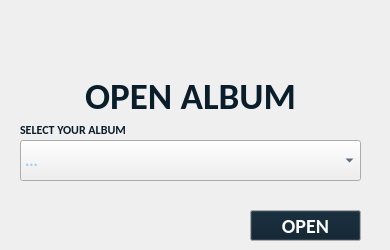
      <widget class="QWidget" name="openAlbum">
       <attribute name="icon">
        <iconset resource="Resources/resources.qrc">
         <normaloff>:/icon/openAlbumOff.png</normaloff>
         <normalon>:/icon/openAlbumOn.png</normalon>:/icon/openAlbumOff.png</iconset>
       </attribute>
       <attribute name="title">
        <string/>
       </attribute>
       <widget class="QLabel" name="openAlbumLabel">
        <property name="geometry">
         <rect>
          <x>0</x>
          <y>70</y>
          <width>381</width>
          <height>51</height>
         </rect>
        </property>
        <property name="palette">
         <palette>
          <active>
           <colorrole role="WindowText">
            <brush brushstyle="SolidPattern">
             <color alpha="255">
              <red>10</red>
              <green>29</green>
              <blue>43</blue>
             </color>
            </brush>
           </colorrole>
           <colorrole role="Text">
            <brush brushstyle="SolidPattern">
             <color alpha="255">
              <red>10</red>
              <green>29</green>
              <blue>43</blue>
             </color>
            </brush>
           </colorrole>
           <colorrole role="PlaceholderText">
            <brush brushstyle="SolidPattern">
             <color alpha="128">
              <red>10</red>
              <green>29</green>
              <blue>43</blue>
             </color>
            </brush>
           </colorrole>
          </active>
          <inactive>
           <colorrole role="WindowText">
            <brush brushstyle="SolidPattern">
             <color alpha="255">
              <red>10</red>
              <green>29</green>
              <blue>43</blue>
             </color>
            </brush>
           </colorrole>
           <colorrole role="Text">
            <brush brushstyle="SolidPattern">
             <color alpha="255">
              <red>10</red>
              <green>29</green>
              <blue>43</blue>
             </color>
            </brush>
           </colorrole>
           <colorrole role="PlaceholderText">
            <brush brushstyle="SolidPattern">
             <color alpha="128">
              <red>10</red>
              <green>29</green>
              <blue>43</blue>
             </color>
            </brush>
           </colorrole>
          </inactive>
          <disabled>
           <colorrole role="WindowText">
            <brush brushstyle="SolidPattern">
             <color alpha="255">
              <red>98</red>
              <green>108</green>
              <blue>118</blue>
             </color>
            </brush>
           </colorrole>
           <colorrole role="Text">
            <brush brushstyle="SolidPattern">
             <color alpha="255">
              <red>98</red>
              <green>108</green>
              <blue>118</blue>
             </color>
            </brush>
           </colorrole>
           <colorrole role="PlaceholderText">
            <brush brushstyle="SolidPattern">
             <color alpha="128">
              <red>252</red>
              <green>252</green>
              <blue>252</blue>
             </color>
            </brush>
           </colorrole>
          </disabled>
         </palette>
        </property>
        <property name="font">
         <font>
          <family>Carlito</family>
          <pointsize>28</pointsize>
          <weight>75</weight>
          <bold>true</bold>
         </font>
        </property>
        <property name="lineWidth">
         <number>0</number>
        </property>
        <property name="text">
         <string>OPEN ALBUM</string>
        </property>
        <property name="alignment">
         <set>Qt::AlignCenter</set>
        </property>
       </widget>
       <widget class="QPushButton" name="openAlbumButton">
        <property name="enabled">
         <bool>true</bool>
        </property>
        <property name="geometry">
         <rect>
          <x>250</x>
          <y>210</y>
          <width>111</width>
          <height>31</height>
         </rect>
        </property>
        <property name="palette">
         <palette>
          <active>
           <colorrole role="Button">
            <brush brushstyle="SolidPattern">
             <color alpha="255">
              <red>10</red>
              <green>29</green>
              <blue>43</blue>
             </color>
            </brush>
           </colorrole>
           <colorrole role="ButtonText">
            <brush brushstyle="SolidPattern">
             <color alpha="255">
              <red>0</red>
              <green>154</green>
              <blue>254</blue>
             </color>
            </brush>
           </colorrole>
          </active>
          <inactive>
           <colorrole role="Button">
            <brush brushstyle="SolidPattern">
             <color alpha="255">
              <red>10</red>
              <green>29</green>
              <blue>43</blue>
             </color>
            </brush>
           </colorrole>
           <colorrole role="ButtonText">
            <brush brushstyle="SolidPattern">
             <color alpha="255">
              <red>252</red>
              <green>252</green>
              <blue>252</blue>
             </color>
            </brush>
           </colorrole>
          </inactive>
          <disabled>
           <colorrole role="Button">
            <brush brushstyle="SolidPattern">
             <color alpha="255">
              <red>97</red>
              <green>112</green>
              <blue>122</blue>
             </color>
            </brush>
           </colorrole>
           <colorrole role="ButtonText">
            <brush brushstyle="SolidPattern">
             <color alpha="255">
              <red>98</red>
              <green>108</green>
              <blue>118</blue>
             </color>
            </brush>
           </colorrole>
          </disabled>
         </palette>
        </property>
        <property name="font">
         <font>
          <family>Carlito</family>
          <pointsize>15</pointsize>
          <weight>75</weight>
          <bold>true</bold>
         </font>
        </property>
        <property name="cursor">
         <cursorShape>PointingHandCursor</cursorShape>
        </property>
        <property name="autoFillBackground">
         <bool>false</bool>
        </property>
        <property name="text">
         <string>OPEN</string>
        </property>
       </widget>
       <widget class="QLabel" name="openAlbumInsLabel">
        <property name="geometry">
         <rect>
          <x>20</x>
          <y>120</y>
          <width>341</width>
          <height>20</height>
         </rect>
        </property>
        <property name="palette">
         <palette>
          <active>
           <colorrole role="WindowText">
            <brush brushstyle="SolidPattern">
             <color alpha="255">
              <red>10</red>
              <green>29</green>
              <blue>43</blue>
             </color>
            </brush>
           </colorrole>
           <colorrole role="Text">
            <brush brushstyle="SolidPattern">
             <color alpha="255">
              <red>10</red>
              <green>29</green>
              <blue>43</blue>
             </color>
            </brush>
           </colorrole>
           <colorrole role="PlaceholderText">
            <brush brushstyle="SolidPattern">
             <color alpha="128">
              <red>10</red>
              <green>29</green>
              <blue>43</blue>
             </color>
            </brush>
           </colorrole>
          </active>
          <inactive>
           <colorrole role="WindowText">
            <brush brushstyle="SolidPattern">
             <color alpha="255">
              <red>10</red>
              <green>29</green>
              <blue>43</blue>
             </color>
            </brush>
           </colorrole>
           <colorrole role="Text">
            <brush brushstyle="SolidPattern">
             <color alpha="255">
              <red>10</red>
              <green>29</green>
              <blue>43</blue>
             </color>
            </brush>
           </colorrole>
           <colorrole role="PlaceholderText">
            <brush brushstyle="SolidPattern">
             <color alpha="128">
              <red>10</red>
              <green>29</green>
              <blue>43</blue>
             </color>
            </brush>
           </colorrole>
          </inactive>
          <disabled>
           <colorrole role="WindowText">
            <brush brushstyle="SolidPattern">
             <color alpha="255">
              <red>98</red>
              <green>108</green>
              <blue>118</blue>
             </color>
            </brush>
           </colorrole>
           <colorrole role="Text">
            <brush brushstyle="SolidPattern">
             <color alpha="255">
              <red>98</red>
              <green>108</green>
              <blue>118</blue>
             </color>
            </brush>
           </colorrole>
           <colorrole role="PlaceholderText">
            <brush brushstyle="SolidPattern">
             <color alpha="128">
              <red>252</red>
              <green>252</green>
              <blue>252</blue>
             </color>
            </brush>
           </colorrole>
          </disabled>
         </palette>
        </property>
        <property name="font">
         <font>
          <family>Carlito</family>
          <pointsize>9</pointsize>
          <weight>75</weight>
          <bold>true</bold>
         </font>
        </property>
        <property name="lineWidth">
         <number>0</number>
        </property>
        <property name="text">
         <string>SELECT YOUR ALBUM</string>
        </property>
        <property name="alignment">
         <set>Qt::AlignLeading|Qt::AlignLeft|Qt::AlignVCenter</set>
        </property>
       </widget>
       <widget class="QComboBox" name="openAlbumSelectorComboBox">
        <property name="geometry">
         <rect>
          <x>20</x>
          <y>140</y>
          <width>341</width>
          <height>41</height>
         </rect>
        </property>
        <property name="palette">
         <palette>
          <active>
           <colorrole role="WindowText">
            <brush brushstyle="SolidPattern">
             <color alpha="255">
              <red>10</red>
              <green>29</green>
              <blue>43</blue>
             </color>
            </brush>
           </colorrole>
           <colorrole role="Text">
            <brush brushstyle="SolidPattern">
             <color alpha="255">
              <red>10</red>
              <green>29</green>
              <blue>43</blue>
             </color>
            </brush>
           </colorrole>
           <colorrole role="BrightText">
            <brush brushstyle="SolidPattern">
             <color alpha="255">
              <red>10</red>
              <green>29</green>
              <blue>43</blue>
             </color>
            </brush>
           </colorrole>
           <colorrole role="ButtonText">
            <brush brushstyle="SolidPattern">
             <color alpha="255">
              <red>10</red>
              <green>29</green>
              <blue>43</blue>
             </color>
            </brush>
           </colorrole>
           <colorrole role="PlaceholderText">
            <brush brushstyle="SolidPattern">
             <color alpha="128">
              <red>61</red>
              <green>174</green>
              <blue>233</blue>
             </color>
            </brush>
           </colorrole>
          </active>
          <inactive>
           <colorrole role="WindowText">
            <brush brushstyle="SolidPattern">
             <color alpha="255">
              <red>10</red>
              <green>29</green>
              <blue>43</blue>
             </color>
            </brush>
           </colorrole>
           <colorrole role="Text">
            <brush brushstyle="SolidPattern">
             <color alpha="255">
              <red>10</red>
              <green>29</green>
              <blue>43</blue>
             </color>
            </brush>
           </colorrole>
           <colorrole role="BrightText">
            <brush brushstyle="SolidPattern">
             <color alpha="255">
              <red>10</red>
              <green>29</green>
              <blue>43</blue>
             </color>
            </brush>
           </colorrole>
           <colorrole role="ButtonText">
            <brush brushstyle="SolidPattern">
             <color alpha="255">
              <red>10</red>
              <green>29</green>
              <blue>43</blue>
             </color>
            </brush>
           </colorrole>
           <colorrole role="PlaceholderText">
            <brush brushstyle="SolidPattern">
             <color alpha="128">
              <red>61</red>
              <green>174</green>
              <blue>233</blue>
             </color>
            </brush>
           </colorrole>
          </inactive>
          <disabled>
           <colorrole role="WindowText">
            <brush brushstyle="SolidPattern">
             <color alpha="255">
              <red>98</red>
              <green>108</green>
              <blue>118</blue>
             </color>
            </brush>
           </colorrole>
           <colorrole role="Text">
            <brush brushstyle="SolidPattern">
             <color alpha="255">
              <red>98</red>
              <green>108</green>
              <blue>118</blue>
             </color>
            </brush>
           </colorrole>
           <colorrole role="BrightText">
            <brush brushstyle="SolidPattern">
             <color alpha="255">
              <red>10</red>
              <green>29</green>
              <blue>43</blue>
             </color>
            </brush>
           </colorrole>
           <colorrole role="ButtonText">
            <brush brushstyle="SolidPattern">
             <color alpha="255">
              <red>98</red>
              <green>108</green>
              <blue>118</blue>
             </color>
            </brush>
           </colorrole>
           <colorrole role="PlaceholderText">
            <brush brushstyle="SolidPattern">
             <color alpha="128">
              <red>252</red>
              <green>252</green>
              <blue>252</blue>
             </color>
            </brush>
           </colorrole>
          </disabled>
         </palette>
        </property>
        <property name="font">
         <font>
          <family>Carlito</family>
          <pointsize>12</pointsize>
          <weight>75</weight>
          <bold>true</bold>
         </font>
        </property>
        <property name="cursor">
         <cursorShape>PointingHandCursor</cursorShape>
        </property>
        <property name="currentText">
         <string/>
        </property>
        <property name="maxVisibleItems">
         <number>1000000000</number>
        </property>
        <property name="insertPolicy">
         <enum>QComboBox::InsertAlphabetically</enum>
        </property>
        <property name="sizeAdjustPolicy">
         <enum>QComboBox::AdjustToMinimumContentsLengthWithIcon</enum>
        </property>
        <property name="placeholderText">
         <string>...</string>
        </property>
        <property name="frame">
         <bool>true</bool>
        </property>
       </widget>
      </widget>
